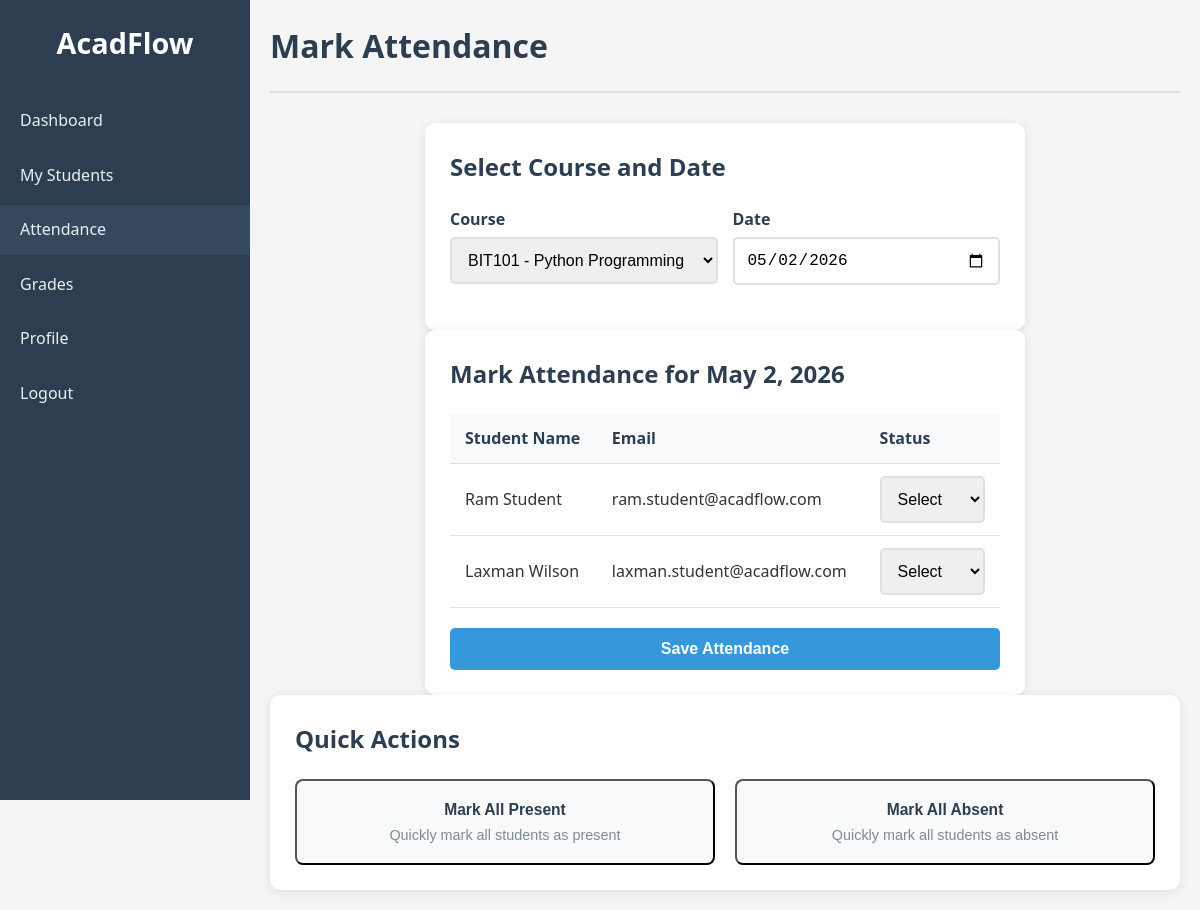
Screenshot of /teacher/attendance.php?course_id=1 (signed in) with the database file from the repository.
### tables this page shows
CREATE TABLE users (
    id INT AUTO_INCREMENT PRIMARY KEY,
    first_name VARCHAR(50) NOT NULL,
    last_name VARCHAR(50) NOT NULL,
    email VARCHAR(100) UNIQUE NOT NULL,
    password VARCHAR(255) NOT NULL,
    role ENUM('admin', 'teacher', 'student') NOT NULL,
    profile_photo VARCHAR(255) DEFAULT NULL,
    created_at TIMESTAMP DEFAULT CURRENT_TIMESTAMP,
    updated_at TIMESTAMP DEFAULT CURRENT_TIMESTAMP ON UPDATE CURRENT_TIMESTAMP
);

### teacher/attendance.php (the view, shortened to what this page needs)
<?php
require_once '../config/database.php';
$user_id = $_SESSION['user_id'];
$courses_sql = "SELECT id, course_code, course_name FROM courses WHERE teacher_id = ? ORDER BY course_name";
$courses_stmt = $conn->prepare($courses_sql);
$courses_stmt->bind_param("i", $user_id);
$courses_stmt->execute();
$courses = $courses_stmt->get_result()->fetch_all(MYSQLI_ASSOC);
$students = [];
$selected_course = null;
$selected_date = date('Y-m-d');
if (isset($_GET['course_id']) && is_numeric($_GET['course_id'])) {
    $selected_course = $_GET['course_id'];
    $students_sql = "SELECT u.id, u.first_name, u.last_name, u.email
                     FROM users u
                     JOIN enrollments e ON u.id = e.student_id
                     WHERE e.course_id = ? AND u.role = 'student'
                     ORDER BY u.last_name, u.first_name";
    $students_stmt = $conn->prepare($students_sql);
    $students_stmt->bind_param("i", $selected_course);
    $students_stmt->execute();
    $students = $students_stmt->get_result()->fetch_all(MYSQLI_ASSOC);
}
?>
<!DOCTYPE html>
<html lang="en">
<head>
    <link rel="stylesheet" href="../assets/css/style.css">
</head>
<body>
    <div class="dashboard-container">
        <aside class="sidebar">
            <div class="sidebar-header">
                <h2>AcadFlow</h2>
            </div>
            <nav class="sidebar-nav">
                <ul>
                    <li><a href="../dashboard.php">Dashboard</a></li>
                    <li><a href="students.php">My Students</a></li>
                    <li><a href="attendance.php" class="active">Attendance</a></li>
                    <li><a href="grades.php">Grades</a></li>
                    <li><a href="../profile.php">Profile</a></li>
                    <li><a href="../logout.php">Logout</a></li>
                </ul>
            </nav>
        </aside>
        <main class="main-content">
            <header class="main-header">
                <h1>Mark Attendance</h1>
            </header>
            <div class="form-container">
                <h2>Select Course and Date</h2>
                <form method="GET" action="">
                    <div class="form-row">
                        <div class="form-group">
                            <label for="course_id">Course</label>
                            <select id="course_id" name="course_id" required onchange="this.form.submit()">
                                <?php foreach ($courses as $course): ?>
                                    <option value="<?php echo $course['id']; ?>" <?php echo ($selected_course == $course['id']) ? 'selected' : ''; ?>>
                                        <?php echo htmlspecialchars($course['course_code'] . ' - ' . $course['course_name']); ?>
                                    </option>
                                <?php endforeach; ?>
                            </select>
                        </div>
                        <div class="form-group">
                            <label for="date">Date</label>
                            <input type="date" id="date" name="date" value="<?php echo $selected_date; ?>" onchange="this.form.submit()">
                        </div>
                    </div>
                </form>
            </div>
            <?php if ($selected_course && !empty($students)): ?>
                <div class="form-container">
                    <h2>Mark Attendance for <?php echo date('F j, Y', strtotime($selected_date)); ?></h2>
                    <form method="POST" action="">
                        <table>
                            <thead>
                                <tr>
                                    <th>Student Name</th>
                                    <th>Email</th>
                                    <th>Status</th>
                                </tr>
                            </thead>
                            <tbody>
                                <?php foreach ($students as $student): ?>
                                    <tr>
                                        <td><?php echo htmlspecialchars($student['first_name'] . ' ' . $student['last_name']); ?></td>
                                        <td><?php echo htmlspecialchars($student['email']); ?></td>
                                        <td>
                                            <select name="attendance[<?php echo $student['id']; ?>]" required>
                                                <option value="">Select</option>
                                            </select>
                                        </td>
                                    </tr>
                                <?php endforeach; ?>
                            </tbody>
                        </table>
                        <div class="form-row" style="margin-top: 20px;">
                            <button type="submit" class="btn btn-primary">Save Attendance</button>
                        </div>
                    </form>
                </div>
            <?php elseif ($selected_course && empty($students)): ?>
                <div class="alert alert-error">No students enrolled in this course.</div>
            <?php endif; ?>
            <div class="quick-actions">
                <h2>Quick Actions</h2>
                <div class="actions-grid">
                    <button class="action-card" onclick="markAllPresent()">
                        <h3>Mark All Present</h3>
                        <p>Quickly mark all students as present</p>
                    </button>
                    <button class="action-card" onclick="markAllAbsent()">
                        <h3>Mark All Absent</h3>
                        <p>Quickly mark all students as absent</p>
                    </button>
                </div>
            </div>
        </main>
    </div>
</body>
</html>

### assets/css/style.css (style rules this page uses)
* { margin: 0; padding: 0; box-sizing: border-box; }
body { font-family: 'Segoe UI', Tahoma, Geneva, Verdana, sans-serif; line-height: 1.6; color: #333; background-color: #f5f5f5; }
.form-group { margin-bottom: 20px; }
.form-row { display: flex; gap: 15px; }
.form-row .form-group { flex: 1; }
label { display: block; margin-bottom: 5px; font-weight: 600; color: #2c3e50; }
input, select { width: 100%; padding: 12px; border: 2px solid #e0e0e0; border-radius: 5px; font-size: 16px; transition: border-color 0.3s ease; }
.btn { width: 100%; padding: 12px; border: none; border-radius: 5px; font-size: 16px; font-weight: 600; cursor: pointer; transition: background-color 0.3s ease; }
.btn-primary { background-color: #3498db; color: white; }
.dashboard-container { display: flex; min-height: 100vh; }
.sidebar { width: 250px; background-color: #2c3e50; color: white; padding: 20px 0; position: fixed; height: 100vh; overflow-y: auto; }
.sidebar-header h2 { text-align: center; margin-bottom: 30px; font-size: 1.8rem; }
.sidebar-nav ul { list-style: none; }
.sidebar-nav li { margin-bottom: 5px; }
.sidebar-nav a { display: block; padding: 12px 20px; color: #ecf0f1; text-decoration: none; transition: background-color 0.3s ease; }
.sidebar-nav a:hover, .sidebar-nav a.active { background-color: #34495e; }
.main-content { flex: 1; margin-left: 250px; padding: 20px; }
.main-header { display: flex; justify-content: space-between; align-items: center; margin-bottom: 30px; padding-bottom: 20px; border-bottom: 2px solid #e0e0e0; }
.main-header h1 { color: #2c3e50; font-size: 2rem; }
.quick-actions { background: white; padding: 25px; border-radius: 10px; box-shadow: 0 2px 10px rgba(0, 0, 0, 0.1); }
.quick-actions h2 { margin-bottom: 20px; color: #2c3e50; }
.actions-grid { display: grid; grid-template-columns: repeat(auto-fit, minmax(200px, 1fr)); gap: 20px; }
.action-card { background: #f8f9fa; padding: 20px; border-radius: 8px; text-decoration: none; color: #333; transition: transform 0.3s ease, box-shadow 0.3s ease; }
.action-card h3 { color: #2c3e50; margin-bottom: 8px; }
.action-card p { color: #7f8c8d; font-size: 0.9rem; }
table { width: 100%; border-collapse: collapse; }
th, td { padding: 12px 15px; text-align: left; border-bottom: 1px solid #e0e0e0; }
th { background-color: #f8f9fa; font-weight: 600; color: #2c3e50; }
.form-container { background: white; padding: 25px; border-radius: 10px; box-shadow: 0 2px 10px rgba(0, 0, 0, 0.1); max-width: 600px; margin: 0 auto; }
.form-container h2 { margin-bottom: 20px; color: #2c3e50; }

### rows the page displays
users: first_name+last_name "Ram Student", email "ram.student@acadflow.com"
users: first_name+last_name "Laxman Wilson", email "laxman.student@acadflow.com"

### other values shown
date('F j, Y', strtotime($selected_date)) "May 2, 2026"
form field course_id "BIT101 - Python Programming"
